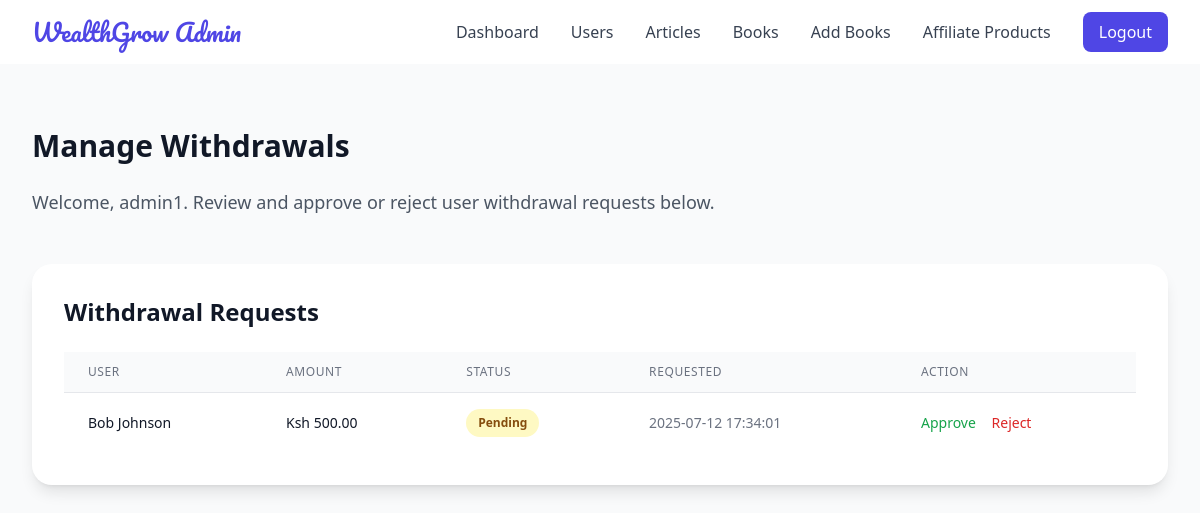
The page /admin/withdrawals.php (signed in) on the database its author committed.
### tables this page shows
CREATE TABLE transactions (
    id INT AUTO_INCREMENT PRIMARY KEY,
    user_id INT DEFAULT NULL,
    type ENUM('payment', 'withdrawal', 'book_sale', 'book_commission', 'article_payment', 'affiliate_commission', 'tier_payment', 'purchase') NOT NULL,
    amount DECIMAL(10,2) NOT NULL,
    status ENUM('pending', 'approved', 'rejected', 'completed') DEFAULT 'pending',
    transaction_code VARCHAR(20) DEFAULT NULL,
    book_id INT DEFAULT NULL,
    product_id INT DEFAULT NULL,
    created_at TIMESTAMP DEFAULT CURRENT_TIMESTAMP,
    FOREIGN KEY (user_id) REFERENCES users(id) ON DELETE SET NULL,
    FOREIGN KEY (book_id) REFERENCES books(id) ON DELETE SET NULL,
    FOREIGN KEY (product_id) REFERENCES affiliate_products(id) ON DELETE SET NULL,
    INDEX idx_user_id (user_id),
    INDEX idx_type_status (type, status),
    INDEX idx_book_id (book_id),
    INDEX idx_product_id (product_id)
);

CREATE TABLE users (
    id INT AUTO_INCREMENT PRIMARY KEY,
    full_name VARCHAR(255) NOT NULL,
    phone_number VARCHAR(15) NOT NULL,
    password VARCHAR(255) NOT NULL,
    tier_id INT DEFAULT NULL,
    referral_code VARCHAR(10) NOT NULL,
    referred_by INT DEFAULT NULL,
    is_verified BOOLEAN DEFAULT FALSE,
    available_balance DECIMAL(10,2) DEFAULT 0.00,
    created_at TIMESTAMP DEFAULT CURRENT_TIMESTAMP,
    last_active TIMESTAMP DEFAULT CURRENT_TIMESTAMP,
    UNIQUE (phone_number),
    UNIQUE (referral_code),
    FOREIGN KEY (tier_id) REFERENCES tiers(id) ON DELETE SET NULL,
    FOREIGN KEY (referred_by) REFERENCES users(id) ON DELETE SET NULL,
    INDEX idx_phone_number (phone_number),
    INDEX idx_referral_code (referral_code)
);

### admin/withdrawals.php (the view, shortened to what this page needs)
<?php
include_once '../config.php';
$admin_id = $_SESSION['admin_id'];
$stmt = $conn->prepare('SELECT username FROM admins WHERE id = ?');
$stmt->bind_param('i', $admin_id);
$stmt->execute();
$admin = $stmt->get_result()->fetch_assoc();
$stmt = $conn->prepare('SELECT t.id, t.user_id, u.full_name, t.amount, t.status, t.created_at
                        FROM transactions t
                        JOIN users u ON t.user_id = u.id
                        WHERE t.type = "withdrawal"
                        ORDER BY t.created_at DESC');
$stmt->execute();
$withdrawals = $stmt->get_result()->fetch_all(MYSQLI_ASSOC);
?>
<?php include_once 'header.php'; ?>
<section class="py-16 bg-gray-50 min-h-screen">
    <div class="max-w-7xl mx-auto px-4 sm:px-6 lg:px-8">
        <h2 class="text-3xl font-bold text-gray-900 mb-6 animate-slide-in">Manage Withdrawals</h2>
        <p class="text-lg text-gray-600 mb-12">Welcome, <?php echo htmlspecialchars($admin['username']); ?>. Review and approve or reject user withdrawal requests below.</p>
        <div class="bg-white p-8 rounded-xl shadow-lg animate-slide-in">
            <h3 class="text-2xl font-semibold text-gray-900 mb-6">Withdrawal Requests</h3>
            <?php if (empty($withdrawals)): ?>
                <p class="text-gray-600">No withdrawal requests at this time.</p>
            <?php else: ?>
                <div class="overflow-x-auto">
                    <table class="min-w-full divide-y divide-gray-200">
                        <thead class="bg-gray-50">
                            <tr>
                                <th class="px-6 py-3 text-left text-xs font-medium text-gray-500 uppercase tracking-wider">User</th>
                                <th class="px-6 py-3 text-left text-xs font-medium text-gray-500 uppercase tracking-wider">Amount</th>
                                <th class="px-6 py-3 text-left text-xs font-medium text-gray-500 uppercase tracking-wider">Status</th>
                                <th class="px-6 py-3 text-left text-xs font-medium text-gray-500 uppercase tracking-wider">Requested</th>
                                <th class="px-6 py-3 text-left text-xs font-medium text-gray-500 uppercase tracking-wider">Action</th>
                            </tr>
                        </thead>
                        <tbody class="bg-white divide-y divide-gray-200">
                            <?php foreach ($withdrawals as $withdrawal): ?>
                                <tr class="hover:bg-gray-50 transition-colors">
                                    <td class="px-6 py-4 whitespace-nowrap text-sm text-gray-900"><?php echo htmlspecialchars($withdrawal['full_name']); ?></td>
                                    <td class="px-6 py-4 whitespace-nowrap text-sm text-gray-900">Ksh <?php echo htmlspecialchars(number_format($withdrawal['amount'], 2)); ?></td>
                                    <td class="px-6 py-4 whitespace-nowrap text-sm">
                                        <span class="px-3 py-1 inline-flex text-xs leading-5 font-semibold rounded-full
                                            <?php echo $withdrawal['status'] === 'approved' ? 'bg-green-100 text-green-800' : ($withdrawal['status'] === 'pending' ? 'bg-yellow-100 text-yellow-800' : 'bg-red-100 text-red-800'); ?>">
                                            <?php echo ucfirst(htmlspecialchars($withdrawal['status'])); ?>
                                        </span>
                                    </td>
                                    <td class="px-6 py-4 whitespace-nowrap text-sm text-gray-500"><?php echo htmlspecialchars($withdrawal['created_at']); ?></td>
                                    <td class="px-6 py-4 whitespace-nowrap text-sm">
                                        <?php if ($withdrawal['status'] === 'pending'): ?>
                                            <form method="POST" action="withdrawals.php" class="inline">
                                                <button type="submit" name="approve_withdrawal" class="text-green-600 hover:text-green-800 mr-3 font-medium" aria-label="Approve withdrawal">Approve</button>
                                                <button type="submit" name="reject_withdrawal" class="text-red-600 hover:text-red-800 font-medium" aria-label="Reject withdrawal" onclick="return confirm('Are you sure you want to reject this withdrawal?');">Reject</button>
                                            </form>
                                        <?php else: ?>
                                            <span class="text-gray-500">Processed</span>
                                        <?php endif; ?>
                                    </td>
                                </tr>
                            <?php endforeach; ?>
                        </tbody>
                    </table>
                </div>
            <?php endif; ?>
        </div>
    </div>
</section>

### style.css (style rules this page uses)
.animate-slide-in { opacity: 0; transform: translateY(20px); animation: slideIn 0.6s ease-out forwards; }

### rows shown on the page
transactions: user.full_name "Bob Johnson", amount "500.00", status "Pending", created_at "2025-07-12 17:34:01"

### other values the page prints
$admin['username'] "admin1"
